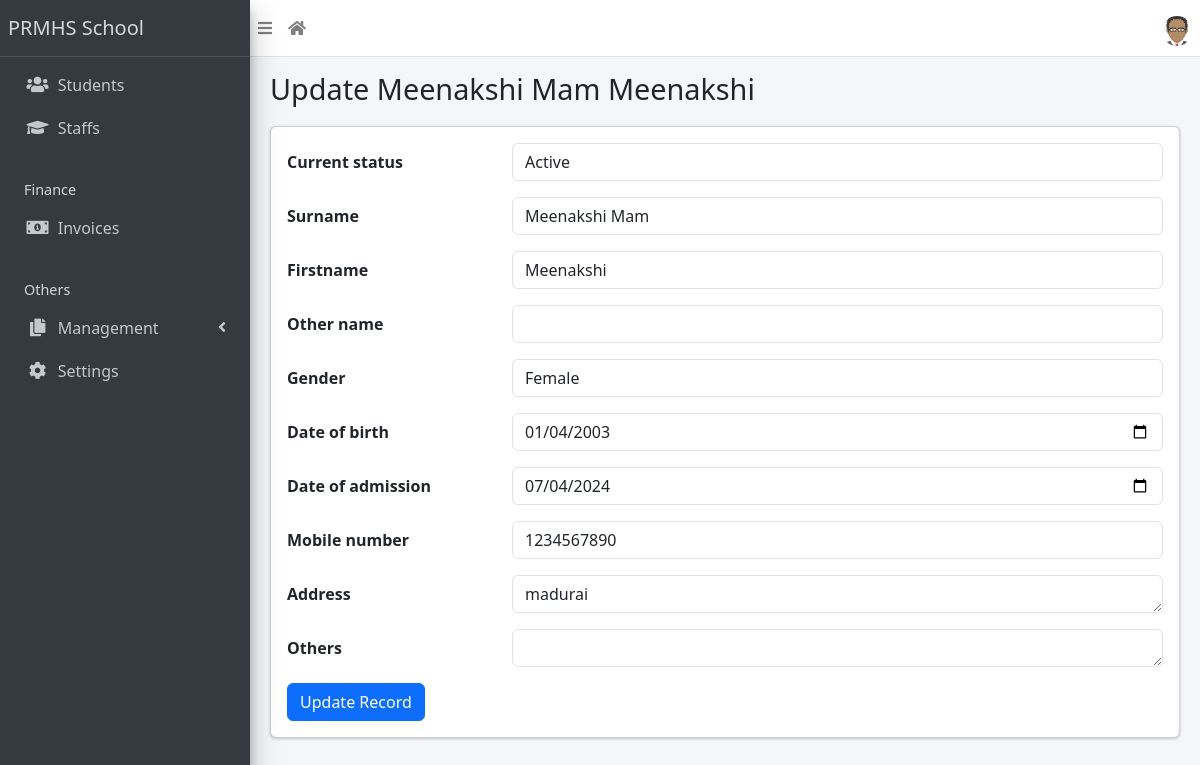
Screenshot of /staff/1/update/ with the database file from the repository.
### apps/staffs/models.py (models this page shows, shortened)
class Staff(models.Model):
    STATUS = [("active", "Active"), ("inactive", "Inactive")]
    GENDER = [("male", "Male"), ("female", "Female")]
    current_status = models.CharField(max_length=10, choices=STATUS, default="active")
    surname = models.CharField(max_length=200)
    firstname = models.CharField(max_length=200)
    other_name = models.CharField(max_length=200, blank=True)
    gender = models.CharField(max_length=10, choices=GENDER, default="male")
    date_of_birth = models.DateField(default=timezone.now)
    date_of_admission = models.DateField(default=timezone.now)
    mobile_num_regex = RegexValidator(
        regex="^[0-9]{10,15}$", message="Entered mobile number isn't in a right format!"
    )
    mobile_number = models.CharField(
        validators=[mobile_num_regex], max_length=13, blank=True
    )
    address = models.TextField(blank=True)
    others = models.TextField(blank=True)
    def __str__(self):
        return f"{self.surname} {self.firstname} {self.other_name}"

### apps/staffs/views.py (the view)
# urls.py: path("<int:pk>/update/", StaffUpdateView.as_view(), name="staff-update"),
class StaffUpdateView(SuccessMessageMixin, UpdateView):
    model = Staff
    fields = "__all__"
    success_message = "Record successfully updated."
    def get_form(self):
        form = super(StaffUpdateView, self).get_form()
        form.fields["date_of_birth"].widget = widgets.DateInput(attrs={"type": "date"})
        form.fields["date_of_admission"].widget = widgets.DateInput(
            attrs={"type": "date"}
        )
        form.fields["address"].widget = widgets.Textarea(attrs={"rows": 1})
        form.fields["others"].widget = widgets.Textarea(attrs={"rows": 1})
        return form

### apps/corecode/context_processors.py (called while the page is built)
def site_defaults(request):
    current_session = AcademicSession.objects.get(current=True)
    current_term = AcademicTerm.objects.get(current=True)
    vals = SiteConfig.objects.all()
    contexts = {
        "current_session": current_session.name,
        "current_term": current_term.name,
    }
    for val in vals:
        contexts[val.key] = val.value
    return contexts

### apps/staffs/templates/staffs/staff_form.html (shortened to what this page needs)
{% extends 'base.html' %}
{% block title %}
  {% if object %}
    Update {{ object }}
  {% else %}
    Add New staff
  {% endif %}
{% endblock title %}
{% block content %}
<form action="" method="POST">
  {% include 'corecode/form_snippet.html' %}
  {% if object %}
    <input type="submit" class="btn btn-primary" value="Update Record">
  {% else %}
    <input type="submit" class="btn btn-primary" value="Add New Staff">
  {% endif %}
</form>
{% endblock content %}

### apps/corecode/templates/corecode/form_snippet.html (shortened to what this page needs)
{% load widget_tweaks %}
{% for field in form %}
<div class="form-group row">
  <label class="col-sm-3 col-form-label" for="{{ field.auto_id }}">
    {{ field.label }}
  </label>
  <div class="col-sm-9">
    {{ field | add_class:"form-control"}}
  </div>
</div>
{% endfor %}

### rows the page displays
Staff: surname+firstname+other_name "Meenakshi Mam Meenakshi", current_status "Active" "Meenakshi Mam" "Meenakshi" "Female" "01/04/2003" "07/04/2024" "1234567890" "madurai"

### other values shown
{{ School_name | default:"PRMHS School" }} "PRMHS School"
{{ field.label }} "Current status" "Surname" "Firstname" "Other name" "Gender" "Date of birth" "Date of admission" "Mobile number" "Address" "Others"
